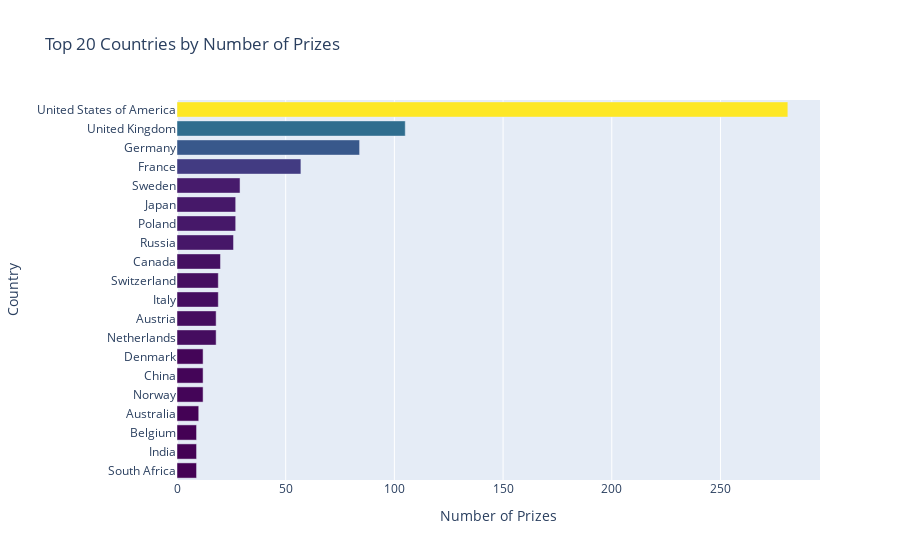

Write notebook code for a chart like this one.
### Code cell
fig = px.bar(top20_countries,
      x='prize',
      y='birth_country_current',
      color='prize',
      color_continuous_scale='Viridis',
      orientation='h',
      title='Top 20 Countries by Number of Prizes')

fig.update_layout(xaxis_title='Number of Prizes', 
                    yaxis_title='Country',
                    coloraxis_showscale=False) 

fig.show()

### Figure 1 — Plotly figure (JSON) as saved in the notebook; plotly's stock layout.template omitted (floating-point values rounded to 4 significant figures)
{"data": [{"alignmentgroup": "True", "hovertemplate": "prize=%{marker.color}<br>birth_country_current=%{y}<extra></extra>", "legendgroup": "", "marker": {"color": [9, 9, 9, 10, 12, 12, 12, 18, 18, 19, 19, 20, 26, 27, 27, 29, 57, 84, 105, 281], "coloraxis": "coloraxis", "pattern": {"shape": ""}}, "name": "", "offsetgroup": "", "orientation": "h", "showlegend": false, "textposition": "auto", "type": "bar", "x": [9, 9, 9, 10, 12, 12, 12, 18, 18, 19, 19, 20, 26, 27, 27, 29, 57, 84, 105, 281], "xaxis": "x", "y": ["South Africa", "India", "Belgium", "Australia", "Norway", "China", "Denmark", "Netherlands", "Austria", "Italy", "Switzerland", "Canada", "Russia", "Poland", "Japan", "Sweden", "France", "Germany", "United Kingdom", "United States of America"], "yaxis": "y"}], "layout": {"barmode": "relative", "coloraxis": {"colorbar": {"title": {"text": "prize"}}, "colorscale": [[0, "#440154"], [0.1111, "#482878"], [0.2222, "#3e4989"], [0.3333, "#31688e"], [0.4444, "#26828e"], [0.5556, "#1f9e89"], [0.6667, "#35b779"], [0.7778, "#6ece58"], [0.8889, "#b5de2b"], [1, "#fde725"]], "showscale": false}, "legend": {"tracegroupgap": 0}, "title": {"text": "Top 20 Countries by Number of Prizes"}, "xaxis": {"anchor": "y", "domain": [0, 1], "title": {"text": "Number of Prizes"}}, "yaxis": {"anchor": "x", "domain": [0, 1], "title": {"text": "Country"}}}}
